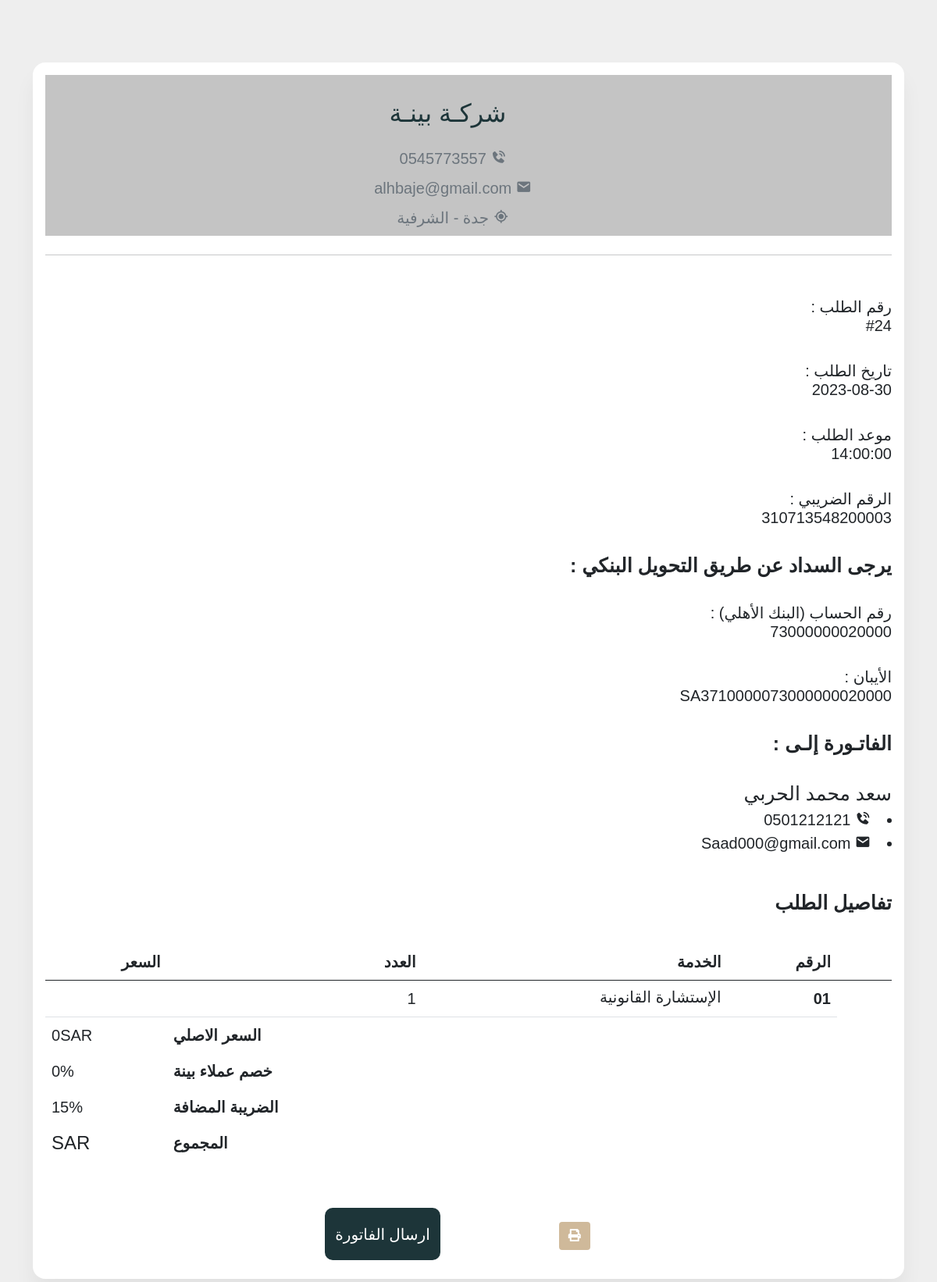
Screenshot of /Admin/invoice.php?appointment_id=24 with the database file from the repository.
### tables this page shows
CREATE TABLE `appointments` (
  `Appointment_id` int(20) NOT NULL,
  `Client` int(10) NOT NULL,
  `Service_id` int(3) NOT NULL,
  `Urgent` int(1) DEFAULT NULL,
  `Brief` varchar(500) NOT NULL,
  `File` varchar(500) DEFAULT NULL,
  `total_price` double DEFAULT NULL,
  `Date` date NOT NULL,
  `time` time NOT NULL,
  `place` int(1) DEFAULT NULL,
  `status` varchar(30) NOT NULL,
  `initial_price` double DEFAULT NULL
);

CREATE TABLE `clients` (
  `client_id` int(10) NOT NULL,
  `First_name` varchar(40) NOT NULL,
  `Middle_name` varchar(40) NOT NULL,
  `Last_name` varchar(40) NOT NULL,
  `Email` varchar(50) NOT NULL,
  `Phone` varchar(12) NOT NULL,
  `NationalID` varchar(10) NOT NULL,
  `password` varchar(50) DEFAULT NULL,
  `registered` int(1) DEFAULT NULL,
  `reset_token_expires_at` datetime DEFAULT NULL,
  `reset_token_hash` varchar(64) DEFAULT NULL,
  `user_id` int(50) DEFAULT NULL
);

CREATE TABLE `services` (
  `Service_id` int(3) NOT NULL,
  `title` varchar(200) NOT NULL,
  `description` varchar(1000) NOT NULL
);

### Admin/invoice2.php (called while the page is built, shortened)
<?php
include '../database.php';
$appointmentId =  $_GET['appointment_id'];
$smt = mysqli_prepare($conn, "SELECT * FROM appointments WHERE appointment_id = '$appointmentId'");
mysqli_stmt_execute($smt);
$result = mysqli_stmt_get_result($smt);
if (mysqli_num_rows($result) == 0) {
    $smt = mysqli_prepare($conn, "SELECT * FROM orders WHERE order_id = '$appointmentId'");
    mysqli_stmt_execute($smt);
    $result = mysqli_stmt_get_result($smt);
    $row = mysqli_fetch_assoc($result);
    $filed = $row['filed'];
    $prosecutor = $row['prosecutor'];
    $defendant = $row['defendant'];
    $required_work = $row['required_work'];
    $Brief = $row['brief'];
    $requests = $row['requests'];
    $notes = $row['notes'];
    $Service_id = $row['service_id'];
    $client = $row['client_id'];
    $details = $row['details'];
    $parts = explode("$", $details);
    $Date = $row['due_date'];
    $time = $row['time'];
    $File = $row['file'];
    $total_price = $row['total_price'];
    $initial_price = $row['initial_price'];
    $status = $row['status'];
} else {
    $row = mysqli_fetch_assoc($result);
    $Date = $row['Date'];
    $time = $row['time'];
    $client = $row['Client'];
    $status = $row['status'];
    $Service_id = $row['Service_id'];
    $initial_price = $row['initial_price'];
}
$stmt = mysqli_prepare($conn, "SELECT * FROM clients WHERE client_id = '$client'");
mysqli_stmt_execute($stmt);
$result = mysqli_stmt_get_result($stmt);
$row = mysqli_fetch_assoc($result);
$Fristname = $row['First_name'];
$Middlename = $row['Middle_name'];
$Lastname = $row['Last_name'];
$phone = $row['Phone'];
$email = $row['Email'];
$registered = $row['registered'];
$slmt = mysqli_prepare($conn, "SELECT * FROM services WHERE Service_id = '$Service_id'");
mysqli_stmt_execute($slmt);
$result = mysqli_stmt_get_result($slmt);
$row = mysqli_fetch_assoc($result);
$title = $row['title'];

### Admin/invoice.php (the view, shortened to what this page needs)
<!DOCTYPE html>
<html lang="en">
<head>
  <link href='https://unpkg.com/boxicons@2.1.4/css/boxicons.min.css' rel='stylesheet' />
  <link href="https://cdn.jsdelivr.net/npm/bootstrap@5.0.1/dist/css/bootstrap.min.css" rel="stylesheet">
  <?php include 'invoice2.php'; ?>
</head>
<body>
  <link rel="stylesheet" href="https://cdnjs.cloudflare.com/ajax/libs/font-awesome/5.13.1/css/all.min.css" />
  <div class="container">
    <div class="row">
      <div class="col-lg-12">
        <br> <br>
        <div class="card">
          <div class="card-body">
            <div class="invoice-title" style="background-color: #C4C4C4;">
              <br>
              <div class="mb-4 " style=" text-align: center; color:#1D3539;" dir="rtl">
                <h2>&nbsp;&nbsp;&nbsp;&nbsp;&nbsp;&nbsp;شركـة بينـة</h2>
              </div>
              <div class="text-muted " style=" text-align: center;" dir="rtl">
                <ul class="nav flex-column ">
                  <li class="nav-item mb-2 "><i class='bx bxs-phone-call icon'></i> 0545773557</li>
                  <li class="nav-item mb-2 "><i class='bx bxs-envelope icon'></i> alhbaje@gmail.com</li>
                  <li class="nav-item mb-2 "><i class='bx bx-current-location icon'></i> جدة - الشرفية</li>
                </ul>
              </div>
            </div>
            <hr class="my-4">
            <div class="row">
              <div class="col-sm-6">
              </div>
              <div class="col-sm-6">
                <div class="text-sm-end" dir="rtl">
                  <div>
                    <br>
                    <h5 class="font-size-15 mb-1"> رقم الطلب : <br>#<?php echo $appointmentId; ?> </h5>
                    <br>
                    <h5 class="font-size-15 mb-1"> تاريخ الطلب : <br><?php echo $Date; ?> </h5>
                    <br>
                    <h5 class="font-size-15 mb-1"> موعد الطلب : <br><?php echo $time; ?> </h5>
                    <br>
                    <h5 class="font-size-15 mb-1"> الرقم الضريبي : <br>310713548200003 </h5>
                    <br>
                    <h5 class="font-size-15 mb-1" style="font-weight: bold; font-size:25px;"> يرجى السداد عن طريق التحويل البنكي :</h5>
                    <br>
                    <h5 class="font-size-15 mb-1"> رقم الحساب (البنك الأهلي) : <br>73000000020000 </h5>
                    <br>
                    <h5 class="font-size-15 mb-1"> الأيبان : <br>SA3710000073000000020000 </h5>
                    <br>
                    <h5 class="font-size-15 mb-1" style="font-weight: bold; font-size:25px;"> الفاتـورة إلـى :</h5>
                    <br>
                    <h5 class="font-size-15 mb-1" style="font-size:25px;"><?php echo $Fristname . " ", $Middlename, " ", $Lastname; ?></h5>
                    <li><i class='bx bxs-phone-call icon'></i> <?php echo $phone; ?></li>
                    <li class="nav-item mb-2 "><i class='bx bxs-envelope icon'></i> <?php echo $email; ?></li>
                  </div>
                </div>
              </div>
            </div>
            <div class="py-2">
              <br>
              <h5 class="font-size-15" style="  font-weight: bold; font-size:25px;" dir="rtl">تفاصيل الطلب</h5>
              <div class="table-responsive">
                <table class="table align-middle table-nowrap table-centered mb-0">
                  <thead>
                    <tr dir="rtl">
                      <th>السعر</th>
                      <th>العدد</th>
                      <th>الخدمة</th>
                      <th>الرقم</th>
                      <th style="width: 70px;"></th>
                    </tr>
                  </thead>
                  <tbody>
                    <tr dir="rtl">
                      <td> <?php echo $total_price; ?></td>
                      <td>1</td>
                      <td>
                        <div>
                          <h5 class="text-truncate font-size-14 mb-1"><?php echo $title; ?></h5>
                        </div>
                      </td>
                      <th scope="row">01</th>
                    </tr>
                    <br>
                    <tr>
                      <td class="border-0 "> <?php echo $initial_price; ?>SAR</td>
                      <th scope="row" colspan="4" class="border-0 ">
                        السعر الاصلي</th>
                    </tr>
                    <tr>
                      <td class="border-0">
                        <?php echo ($registered == 1) ? '10%' : '0%'; ?>
                      </td>
                      <th scope="row" colspan="1" class="border-0">
                        خصم عملاء بينة
                      </th>
                    </tr>
                    <tr>
                      <td class="border-0 ">15%</td>
                      <th scope="row" colspan="4" class="border-0 ">
                        الضريبة المضافة</th>
                    </tr>
                    <tr>
                      <td class="border-0 ">
                        <h4 class="m-0 fw-semibold"><?php echo $total_price; ?>SAR</h4>
                      </td>
                      <th scope="row" colspan="4" class="border-0 ">المجموع</th>
                    </tr>
                  </tbody>
                </table>
              </div>
              <br> <br>
              <div class="container" style=" display: flex !important;justify-content: center !important;font-family:Amiri !important;">
                <?php if ($status != "تم القبول") { ?>
                  <button class="submit" class="button" name="invoice_btn" style="background-color:#1D3539 !important;color:white;border-radius: 10px; border: 7px solid #1D3539;">
                    <a href="API.php?appointment_id=<?php echo $appointmentId; ?>&type=accept" style="color: #FFF; text-decoration:none;">
                      ارسال الفاتورة</a>
                  </button>
                <?php } else { ?>
                <?php } ?>
                <button class="button" style=" background-color:#fff !important;border: 7px solid #fff; border-radius: 7px;">
                  <div class="float-end">
                    <a href="javascript:window.print()" class="btn btn-success me-1" style="background-color: #CFB99A;    border:none; "><i class="fa fa-print"></i></a>
                  </div>
                </button>
              </div>
            </div>
          </div>
        </div>
        <br> <br>
      </div>
    </div>
  </div>
</body>
</html>

### Admin/invoice.php (style rules this page uses)
body { margin-top: 20px; background-color: #eee; font-family: 'Cairo', sans-serif; font-size: 20px; }
.card { position: relative; display: flex; flex-direction: column; min-width: 0; word-wrap: break-word; background-color: #fff; background-clip: border-box; border: 0 solid rgba(0, 0, 0, .125); border-radius: 1rem; box-shadow: 0 20px 27px 0 rgb(0 0 0 / 5%); }
.button { flex: 1; max-width: 200px; height: 50px; margin: 10px; border-radius: 10px; color: #FFF; width: 157px; height: 46.896px !important; flex-shrink: 0; color: rgb(255, 255, 255); text-decoration: none; font-size: 15px !important; border-radius: 7px; padding: 1px 7px !important; }

### rows the page displays
appointments: Date "2023-08-30", time "14:00:00", initial_price "0"
clients: First_name "سعد", Middle_name "محمد", Last_name "الحربي", Phone "0501212121", Email "Saad000@gmail.com"
services: title "الإستشارة القانونية"

### other values shown
$appointmentId "24"
